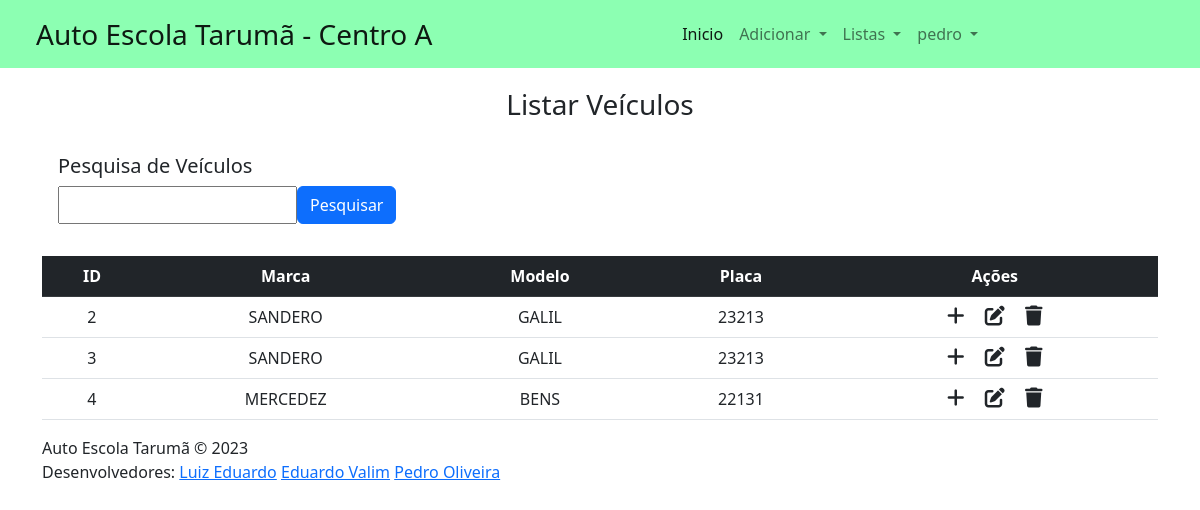
/VIEW/veiculo/lstVeiculo.php (signed in), run on the app's committed database.
### tables this page shows
CREATE TABLE `veiculo` (
  `id` int(11) NOT NULL,
  `marca` varchar(30) NOT NULL,
  `modelo` varchar(30) NOT NULL,
  `placa` char(7) NOT NULL
);

### DAL/dalVeiculo.php (called while the page is built, shortened)
<?php
    include_once 'C:\xampp\htdocs\ProjetoCentroA\MODEL\Veiculo.php';
    class dalVeiculo {
        public function Select(){
            $sql = "select * from veiculo;";
            $con = Conexao::conectar();
            $result = $con->query($sql);
            $lstVeiculo = [];
        foreach ($result as $linha){
            $veiculo = new \MODEL\Veiculo();
            $veiculo->setId($linha['id']);
            $veiculo->setMarca($linha['marca']);
            $veiculo->setModelo($linha['modelo']);
            $veiculo->setPlaca($linha['placa']);
            $lstVeiculo[] = $veiculo;
        }
        return $lstVeiculo;
    }
    }
?>

### BLL/bllVeiculo.php (called while the page is built, shortened)
<?php
    include_once '../../DAL/dalVeiculo.php';
    class bllVeiculo {
        public function Select (){
            $dal = new  \Dal\dalVeiculo();
            return $dal->Select();
        }
    }
?>

### MODEL/Veiculo.php (called while the page is built, shortened)
<?php
    class Veiculo {
        private ?int $id;
        private ?string $marca;
        private ?string $modelo;
        private ?string $placa;
        public function getId()
        {
            return $this->id;
        }
        public function setId(int $id)
        {
            $this->id = $id;
        }
        public function getMarca()
        {
            return $this->marca;
        }
        public function setMarca(string $marca)
        {
            $this->marca = $marca;
        }
        public function getModelo()
        {
            return $this->modelo;
        }
        public function setModelo(string $modelo)
        {
            $this->modelo = $modelo;
        }
        public function getPlaca()
        {
            return $this->placa;
        }
        public function setPlaca(string $placa)
        {
            $this->placa = $placa;
        }
    }
?>

### VIEW/veiculo/lstveiculo.php (the view, shortened to what this page needs)
<?php
include_once '../../BLL/bllVeiculo.php';
if (isset($_GET['busca']))
  $busca = $_GET['busca'];
else $busca = null;
$bll = new \BLL\bllVeiculo();
if ($busca == null)
  $lstveiculo = $bll->Select();
else $lstveiculo = $bll->SelectMarca($busca);
?>
<!DOCTYPE html>
<html lang="pt-br">
<head>
  <link rel="stylesheet" href="../../view/css/formatacao.css">
  <link href="https://cdn.jsdelivr.net/npm/bootstrap@5.2.3/dist/css/bootstrap.min.css" rel="stylesheet">
  <link rel="stylesheet" href="https://cdnjs.cloudflare.com/ajax/libs/font-awesome/6.4.0/css/all.min.css" />
</head>
<body>
  <?php include "../components/navbar.php"; echo nav()?>
  <div class="container">
    <div class="text-center mb-4">
      <h3>Listar Veículos</h3>
    </div>
    <div class="card-search">
      <form action="../veiculo/lstveiculo.php" method="GET" id="" class="">
        <h5>Pesquisa de Veículos</h5>
        <div class="teste">
          <input type="text" class="input-pesquisa" id="txtBusca" name="busca">
          <button type="submit" class="btn btn-primary float-end"><span>Pesquisar</span></button>
        </div>
      </form>
    </div>
    <br>
    <table class="table table-hover text-center">
      <thead class="table-dark">
        <tr>
          <th scope="col">ID</th>
          <th scope="col">Marca</th>
          <th scope="col">Modelo</th>
          <th scope="col">Placa</th>
          <th scope="col">Ações</th>
        </tr>
      </thead>
      <tbody>
        <?php
        foreach ($lstveiculo as $veiculo) {
        ?>
          <tr>
            <td><?php echo $veiculo->getId(); ?></td>
            <td><?php echo $veiculo->getMarca(); ?></td>
            <td><?php echo $veiculo->getModelo(); ?></td>
            <td><?php echo $veiculo->getPlaca(); ?></td>
            <td>
              <a onclick="JavaScript:location.href='addVeiculo.php?id='+(<?php echo $veiculo->getId(); ?>)" class="link-dark"><i class="fa-solid fa-plus fs-5 me-3"></i></a>
              <a onclick="JavaScript:location.href='edtVeiculo.php?id='+(<?php echo $veiculo->getId(); ?>)" class="link-dark"><i class="fa-solid fa-pen-to-square fs-5 me-3"></i></a>
              <a onclick="JavaScript:remover(<?php echo $veiculo->getId(); ?>)" class="link-dark"><i class="fa-solid fa-trash fs-5"></i></a>
            </td>
          </tr>
        <?php
        }
        ?>
      </tbody>
    </table>
  </div>
  <?php include_once '../../VIEW/footer/footer.php'; ?>
</body>
</html>

### VIEW/css/formatacao.css (style rules this page uses)
.card-search { width: 80%; display: flex; flex-direction: column; margin-top: 1rem; padding: 0.5rem 1rem; }
.card-search .teste { display: flex; flex-direction: row; justify-content: flex-start; }

### data on the page
veiculo: id "2", marca "SANDERO", modelo "GALIL", placa "23213"
veiculo: id "3", marca "SANDERO", modelo "GALIL", placa "23213"
veiculo: id "4", marca "MERCEDEZ", modelo "BENS", placa "22131"

### other printed values
$_SESSION['usuario'] "pedro"
